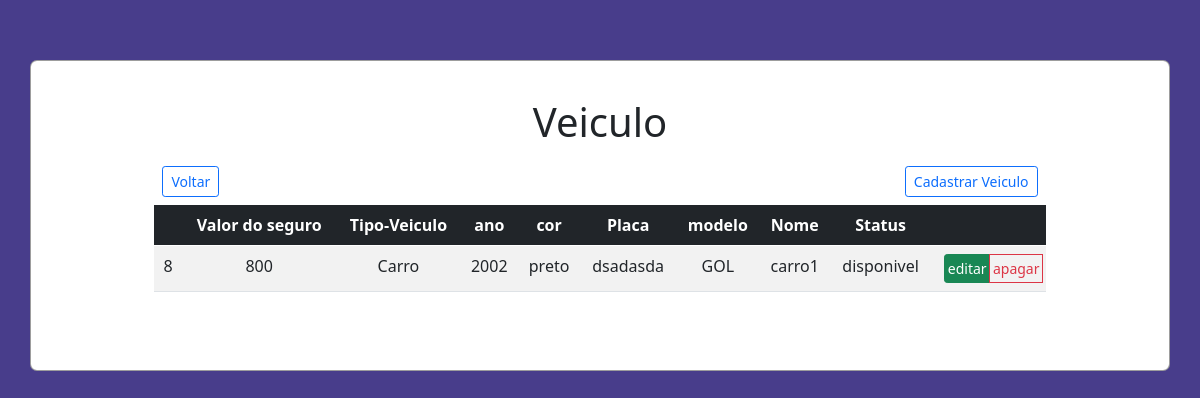
Before: /src/views/veiculo.php with the older database file.
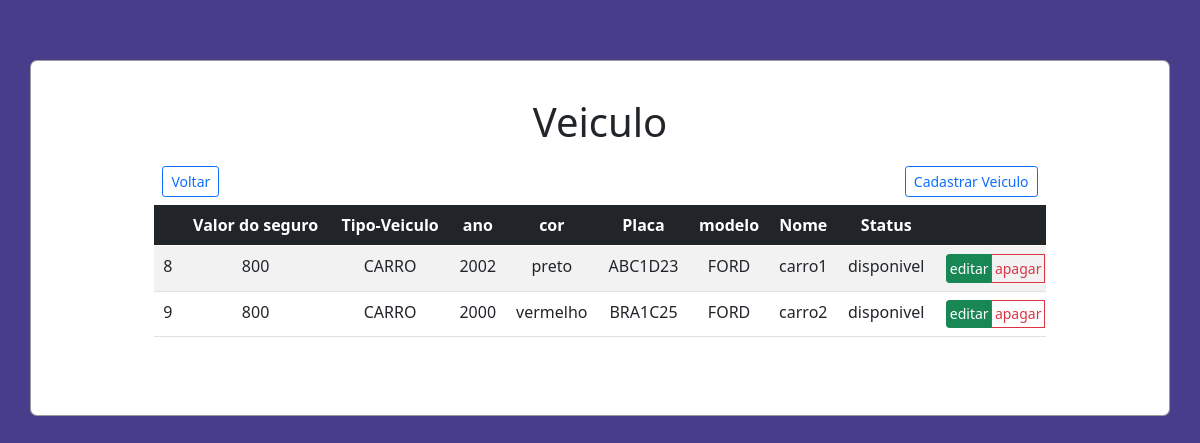
After: the same page with the newer database file.
### tables this page shows
CREATE TABLE `veiculo` (
  `idveiculo` int(11) NOT NULL,
  `idtipoveiculo` int(11) NOT NULL,
  `idmodelo` int(11) NOT NULL,
  `idseguro` int(11) NOT NULL,
  `ano` varchar(200) NOT NULL,
  `cor` varchar(200) NOT NULL,
  `placa` varchar(200) NOT NULL,
  `status` varchar(200) NOT NULL,
  `nome` varchar(200) NOT NULL
);

CREATE TABLE `seguro` (
  `idseguro` int(11) NOT NULL,
  `datafinal` date NOT NULL,
  `datainicio` date NOT NULL,
  `valor` int(11) NOT NULL
);

CREATE TABLE `tipoveiculo` (
  `idtipoveiculo` int(11) NOT NULL,
  `descricao` varchar(200) NOT NULL
);

CREATE TABLE `modelo` (
  `idmodelo` int(11) NOT NULL,
  `descricao` varchar(200) NOT NULL
);

### src/controller/veiculoController.php (called while the page is built, shortened)
<?php
require_once '../model/veiculo.php';
require_once '../model/Database.php';
class veiculoController extends veiculo
{
    protected $tabela = 'veiculo';
     public function findAll()
    {
        $query = "SELECT * FROM $this->tabela";
        $stm = Database::prepare($query);
        $stm->execute();
        $veiculos = array();
        foreach ($stm->fetchAll() as $veiculo) {
            $veiculos[] = new veiculo($veiculo->idveiculo,$veiculo->idseguro, $veiculo->idmodelo, $veiculo->idtipoveiculo,$veiculo->ano, $veiculo->cor, $veiculo->placa, $veiculo->status, $veiculo->nome);
        }
        return $veiculos;
    }
}

### src/model/Database.php (called while the page is built, shortened)
<?php
class Database
{
    private static $instance;
    public static function getInstance()
    {
        if (!isset(self::$instance)) {
            try {
                self::$instance = new PDO('mysql:host=' . HOST . '; dbname=' . BASE, USER, PASS);
                self::$instance->setAttribute(PDO::ATTR_ERRMODE, PDO::ERRMODE_EXCEPTION);
                self::$instance->setAttribute(PDO::ATTR_DEFAULT_FETCH_MODE, PDO::FETCH_OBJ);
            } catch (PDOException $error) {
                echo $error->getMessage();
            }
        }
        return self::$instance;
    }
    public static function prepare($sql)
    {
        return self::getInstance()->prepare($sql);
    }
}

### src/model/veiculo.php (called while the page is built, shortened)
<?php
class  veiculo
{
    private $idveiculo;
    private $idseguro;
    private $idmodelo;
    private $idtipoveiculo;
    private $ano;
    private $cor;
    private $placa;
    private $status;
    private $nome;
    public function __construct($idveiculo, $idseguro,$idmodelo,$idtipoveiculo,$ano,$cor,$placa,$status,$nome)
    {
        $this->idveiculo = $idveiculo;
        $this->idseguro = $idseguro;
        $this->idmodelo = $idmodelo;
        $this->idtipoveiculo = $idtipoveiculo;
        $this->ano = $ano;
        $this->cor = $cor;
        $this->placa = $placa;
        $this->status = $status;
        $this->nome = $nome;
    }
    public function getidveiculo()
    {
        return $this->idveiculo;
    }
    public function getidseguro()
    {
        return $this->idseguro;
    }
    public function getidmodelo()
    {
        return $this->idmodelo;
    }
    public function getidtipoveiculo()
    {
        return $this->idtipoveiculo;
    }
    public function getano()
    {
        return $this->ano;
    }
    public function getcor()
    {
        return $this->cor;
    }
    public function getplaca()
    {
        return $this->placa;
    }
    public function getstatus()
    {
        return $this->status;
    }
    public function getnome()
    {
        return $this->nome;
    }
}

### src/controller/seguroController.php (called while the page is built, shortened)
<?php
require_once '../model/seguro.php';
require_once '../model/Database.php';
class seguroController extends seguro
{
    protected $tabela = 'seguro';
    public function findOne($idseguro)
    {
        $query = "SELECT * FROM $this->tabela WHERE idseguro = :id";
        $stm = Database::prepare($query);
        $stm->bindParam(':id', $idseguro, PDO::PARAM_INT);
        $stm->execute();
        $seguro = new seguro(null, null, null, null);
        foreach ($stm->fetchAll() as $cl) {
            $seguro->setidseguro($cl->idseguro);
            $seguro->setvalor($cl->valor);
            $seguro->setdatafinal($cl->datafinal);
            $seguro->setdatainicio($cl->datainicio);
        }
        return $seguro;
    }
}

### src/model/seguro.php (called while the page is built, shortened)
<?php
class seguro
{
    private $valor;
    public function __construct($idseguro, $valor, $datafinal,$datainicio)
    {
        $this->valor = $valor;
    }
    public function setvalor($valor) {
        $this->valor = $valor;
    }
    public function getvalor() {
        return $this->valor;
    }
}

### src/controller/tipoveiculoController.php (called while the page is built, shortened)
<?php
require_once '../model/tipoveiculo.php';
require_once '../model/Database.php';
class tipoveiculoController extends tipoveiculo
{
    protected $tabela = 'tipoveiculo';
    public function findOne($idtipoveiculo)
    {
        $query = "SELECT * FROM $this->tabela WHERE idtipoveiculo = :id";
        $stm = Database::prepare($query);
        $stm->bindParam(':id', $idtipoveiculo, PDO::PARAM_INT);
        $stm->execute();
        $tipoveiculo = new tipoveiculo(null, null, null, null);
        foreach ($stm->fetchAll() as $cl) {
            $tipoveiculo->setidtipoveiculo($cl->idtipoveiculo);
            $tipoveiculo->setdescricao($cl->descricao);
        }
        return $tipoveiculo;
    }
}

### src/model/tipoveiculo.php (called while the page is built, shortened)
<?php
class tipoveiculo
{
    private $descricao;
    public function __construct($idtipoveiculo, $descricao)
    {
        $this->descricao = $descricao;
    }
    public function getdescricao()
    {
        return $this->descricao;
    }
    public function setdescricao($descricao)
    {
        $this->descricao = $descricao;
    }
}

### src/controller/modeloController.php (called while the page is built, shortened)
<?php
require_once '../model/modelo.php';
require_once '../model/Database.php';
class modeloController extends modelo
{
    protected $tabela = 'modelo';
    public function findOne($idmodelo)
    {
        $query = "SELECT * FROM $this->tabela WHERE idmodelo = :id";
        $stm = Database::prepare($query);
        $stm->bindParam(':id', $idmodelo, PDO::PARAM_INT);
        $stm->execute();
        $modelo = new modelo(null, null, null, null);
        foreach ($stm->fetchAll() as $cl) {
            $modelo->setidmodelo($cl->idmodelo);
            $modelo->setdescricao($cl->descricao);
        }
        return $modelo;
    }
}

### src/model/modelo.php (called while the page is built, shortened)
<?php
class modelo
{
    private $descricao;
    public function __construct($idmodelo, $descricao)
    {
        $this->descricao = $descricao;
    }
    public function getdescricao()
    {
        return $this->descricao;
    }
    public function setdescricao($descricao)
    {
        $this->descricao = $descricao;
    }
}

### src/views/veiculo.php (the view, shortened to what this page needs)
<?php
require_once '../controller/veiculoController.php';
require_once '../controller/seguroController.php';
require_once '../controller/modeloController.php';
require_once '../controller/tipoveiculoController.php';
$veiculos = new veiculoController();
$seguros = new seguroController();
$modelos = new modeloController();
$tipoveiculos = new tipoveiculoController();
?>
<!DOCTYPE html>
<html lang="pt_br">
<head>
    <link href="https://cdn.jsdelivr.net/npm/bootstrap@5.0.1/dist/css/bootstrap.min.css" rel="stylesheet">
    <link rel="stylesheet" href="../../public/styles/main.css">
</head>
<body class="text-center">
    <div class="container">
        <h1 class="p-1 title">Veiculo</h1>
        <div class="menu p-2">
            <a href="../../index.php" class="btn btn-sm btn-outline-primary">Voltar </a>
            <a href="./cadastrarveiculo.php" class="btn btn-sm btn-outline-primary">Cadastrar Veiculo</a>
        </div>
        <table class="table table-striped" id="table">
            <thead class="table-dark">
                <th></th>
                <th>Valor do seguro</th>
                <th>Tipo-Veiculo</th>
                <th>ano</th>
                <th>cor</th>
                <th>Placa</th>
                <th>modelo</th>
                <th>Nome</th>
                <th>Status</th>
                <th></th>
            </thead>
            <tbody>
                <?php
                foreach ($veiculos->findAll() as $veiculo) { ?>
                    <tr>
                        <td> <?= $veiculo->getidveiculo() ?> </td>
                        <td> <?= $seguros->findOne($veiculo->getidseguro())->getvalor() ?> </td>
                        <td> <?= $tipoveiculos->findOne($veiculo->getidtipoveiculo())->getdescricao() ?> </td>
                        <td> <?= $veiculo->getano() ?> </td>
                        <td> <?= $veiculo->getcor() ?> </td>
                        <td> <?= $veiculo->getplaca() ?> </td>
                        <td> <?= $modelos->findOne($veiculo->getidmodelo())->getdescricao() ?> </td>
                        <td> <?= $veiculo->getnome() ?> </td>
                        <td> <?= $veiculo->getstatus() ?> </td>
                        <td>
                            <div class="btn-group btn-group-sm">
                                <a href="./editarveiculo.php?id=<?= $veiculo->getidveiculo() ?>" class="btn btn-success">editar</a><br>
                                <a href="./apagarveiculo.php?id=<?= $veiculo->getidveiculo() ?>"  onclick="return confirm('Tem certeza de que deseja excluir este item?');"class="btn btn-outline-danger">apagar</a>
                                <br>
                            </div>
                        </td>
                    </tr> <?php
                        }
                            ?>
            </tbody>
        </table>
    </div>
</body>
</html>

### public/styles/main.css (style rules this page uses)
html, body { background-color: #483D8B; }
.container { margin-top: 5%; margin-bottom: 5%; display: flex; flex-direction: column; justify-content: center; align-items: center; width: 100%; background-color: #fff; border-radius: 7px; border: 1px solid rgba(0, 0, 0, 0.384); }
.container .title { margin-top: 3%; }
.container .table a { display: flex; flex-direction: column; align-items: center; padding: 3%; }
.container .menu { width: 80% ; display: flex; align-items: center; justify-content: space-between; }
.container .table { width: 80%; margin-bottom: 7%; }

Changed rows visible on the page:
changed veiculo "preto": idtipoveiculo.descricao "Carro" → "CARRO"; placa "dsadasda" → "ABC1D23"; idmodelo.descricao "GOL" → "FORD"
added veiculo: idveiculo "9", idseguro.datainicio "800", idtipoveiculo.descricao "CARRO", ano "2000", cor "vermelho", placa "BRA1C25", idmodelo.descricao "FORD", nome "carro2", status "disponivel"
